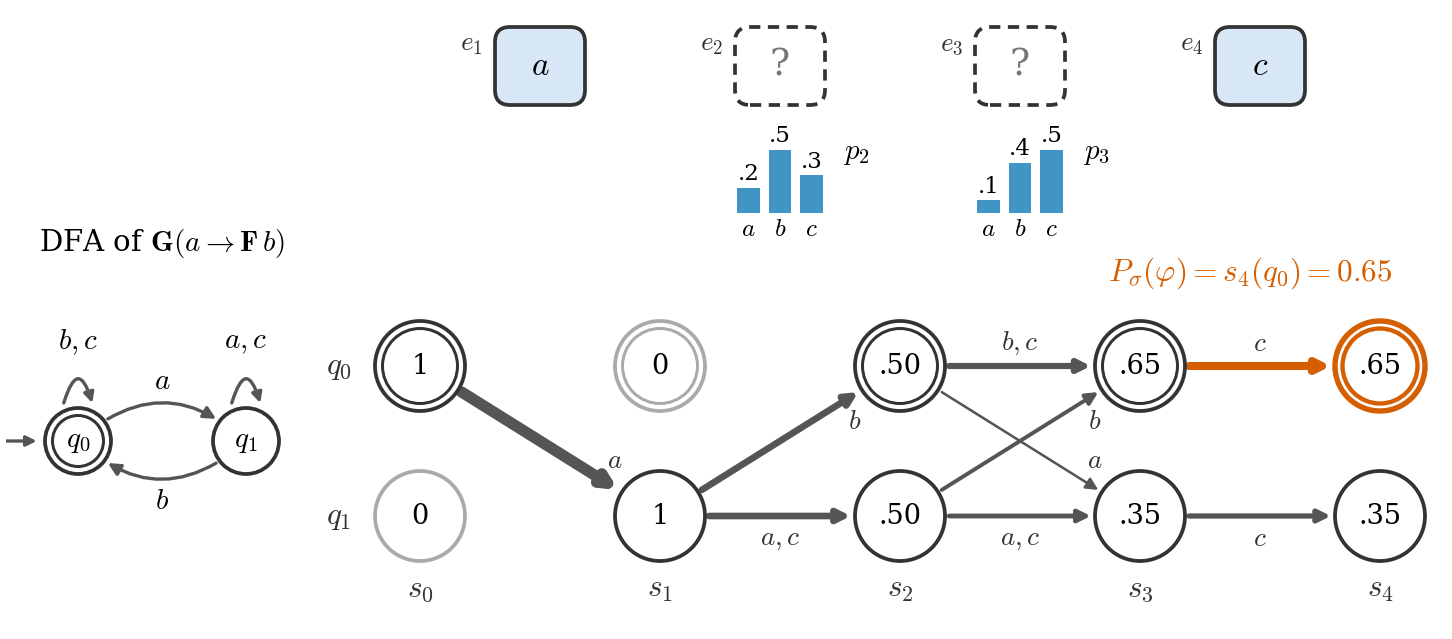

Generate this figure with Python:
"""DFA run on distributions (Eq. eq:dfa_run) for response(a,b) on the trace <a, ?, ?, c>.

A = {a, b, c}; DFA of response(a,b): q0 (accepting, no pending a), q1 (an a waits for a b);
a: q0 -> q1, b: q1 -> q0, other activities keep the state.
Predicted distributions of the missing events: p2 = (a .2, b .5, c .3), p3 = (a .1, b .4, c .5).
State distributions: s0 = (1, 0), s1 = (0, 1), s2 = (.5, .5), s3 = (.65, .35), s4 = (.65, .35)  ->  P = s4(q0) = 0.65
(brute force over the 9 completions gives the same value).
Drawn at text width (4.8 in, LNCS): include with width=\\linewidth.
Output: dfa_run.pdf (vector) and dfa_run.png (preview), next to this script.
"""
from pathlib import Path

import numpy as np
import matplotlib
matplotlib.use("Agg")
import matplotlib.pyplot as plt
from matplotlib.patches import Circle, FancyArrowPatch, FancyBboxPatch, Rectangle

plt.rcParams.update({"font.family": "serif", "mathtext.fontset": "cm", "font.size": 7.5})
OUT = Path(__file__).resolve().parent

ACTS = ["a", "b", "c"]
TRACE = ["a", None, None, "c"]                       # None = missing
P = [None, [.2, .5, .3], [.1, .4, .5], None]          # predicted distributions of the missing events
DELTA = {(0, "a"): 1, (0, "b"): 0, (0, "c"): 0, (1, "a"): 1, (1, "b"): 0, (1, "c"): 1}
ACC = [True, False]

# distributions p_i (one-hot for visible events) and state distributions s_i
dist = [dict(zip(ACTS, p)) if p is not None else {x: float(x == a) for x in ACTS} for a, p in zip(TRACE, P)]
S = [np.array([1.0, 0.0])]
flows = []                                            # per step: {(q, q'): (mass, [activities])}
for p in dist:
    f, s = {}, np.zeros(2)
    for q in (0, 1):
        for x in ACTS:
            m = S[-1][q] * p[x]
            if m > 0:
                k = (q, DELTA[(q, x)])
                mass, xs = f.get(k, (0.0, []))
                f[k] = (mass + m, xs + [x])
                s[DELTA[(q, x)]] += m
    flows.append(f)
    S.append(s)
assert abs(S[-1][0] - 0.65) < 1e-9

C_EDGE, C_ACC, C_HL = "#555555", "#0072B2", "#D55E00"   # Okabe-Ito
FILL_ACT = "#D7E7F5"
DASH = (0, (3, 2))
R, RD = 0.15, 0.11                                    # state radius in the run and in the DFA (inches)

Y_LO, Y_HI = -0.27, 1.82                              # vertical extent (inches): s_i labels to trace boxes
fig = plt.figure(figsize=(4.8, Y_HI - Y_LO))
ax = fig.add_axes([0, 0, 1, 1])
ax.set_xlim(0, 4.8)
ax.set_ylim(Y_LO, Y_HI)
ax.set_aspect("equal")
ax.axis("off")


def state(xc, yc, label, accepting, color="#333333", lw=0.9, fs=7.5, face="white", r=R):
    ax.add_patch(Circle((xc, yc), r, facecolor=face, edgecolor=color, lw=lw, zorder=3))
    if accepting:
        ax.add_patch(Circle((xc, yc), r - 0.025, facecolor="none", edgecolor=color, lw=lw * 0.8, zorder=4))
    ax.text(xc, yc, label, ha="center", va="center", fontsize=fs, zorder=5)


def arrow(p, q, rad=0.0, lw=0.9, color=C_EDGE, shrink=R * 72 + 1, style="-|>"):
    ax.add_patch(FancyArrowPatch(p, q, connectionstyle=f"arc3,rad={rad}", arrowstyle=style, mutation_scale=6,
                                 color=color, lw=lw, shrinkA=shrink, shrinkB=shrink, zorder=2))


# ---------------- left: the DFA of G(a -> F b) = response(a,b) (compact) ----------------
DX0, DX1, DY = 0.24, 0.80, 0.37
ax.text((DX0 + DX1) / 2, DY + 0.66, r"DFA of $\mathbf{G}(a \rightarrow \mathbf{F}\, b)$", ha="center", va="center", fontsize=7)
state(DX0, DY, "$q_0$", True, fs=7, r=RD)
state(DX1, DY, "$q_1$", False, fs=7, r=RD)
ax.add_patch(FancyArrowPatch((DX0 - RD - 0.17, DY), (DX0 - RD, DY), arrowstyle="-|>", mutation_scale=5,
                             color=C_EDGE, lw=0.8, zorder=2))
arrow((DX0, DY), (DX1, DY), rad=-0.45, lw=0.8, shrink=RD * 72 + 1)
arrow((DX1, DY), (DX0, DY), rad=-0.45, lw=0.8, shrink=RD * 72 + 1)
ax.text((DX0 + DX1) / 2, DY + 0.20, "$a$", ha="center", va="center", fontsize=7)
ax.text((DX0 + DX1) / 2, DY - 0.20, "$b$", ha="center", va="center", fontsize=7)
for xc, lab in ((DX0, "$b, c$"), (DX1, "$a, c$")):            # self-loops above each state
    ax.add_patch(FancyArrowPatch((xc - 0.055, DY + RD - 0.01), (xc + 0.055, DY + RD - 0.01),
                                 connectionstyle="arc3,rad=-1.9", arrowstyle="-|>", mutation_scale=5,
                                 color=C_EDGE, lw=0.8, zorder=2))
    ax.text(xc, DY + RD + 0.22, lab, ha="center", va="center", fontsize=7)

# ---------------- right: the run on distributions ----------------
X0, D = 1.38, 0.80                                   # x of s_0, spacing of the columns s_0..s_4
YQ = {0: 0.62, 1: 0.12}                              # y of the q0 and q1 rows
YT, BH, BW = 1.62, 0.26, 0.30                        # trace row: y, box height, box width
cx = [X0 + i * D for i in range(5)]

for q, lab in ((0, "$q_0$"), (1, "$q_1$")):
    ax.text(X0 - 0.27, YQ[q], lab, ha="center", va="center", color="#333333")
for i in range(5):
    ax.text(cx[i], YQ[1] - R - 0.09, f"$s_{i}$", ha="center", va="center", color="#333333")

for i, (a, p) in enumerate(zip(TRACE, P)):           # trace boxes between columns i and i+1
    xm = (cx[i] + cx[i + 1]) / 2
    miss = a is None
    ax.add_patch(FancyBboxPatch((xm - BW / 2, YT - BH / 2), BW, BH, boxstyle="round,pad=0,rounding_size=0.05",
                                facecolor="white" if miss else FILL_ACT, edgecolor="#333333",
                                linestyle=DASH if miss else "-", lw=0.9, zorder=3))
    ax.text(xm, YT, "?" if miss else f"${a}$", ha="center", va="center", fontsize=9 if miss else 8,
            color="#777777" if miss else "black", zorder=4)
    ax.text(xm - BW / 2 - 0.04, YT + BH / 2 - 0.01, f"$e_{i + 1}$", ha="right", va="top", fontsize=6.5,
            color="#333333")
    if miss:                                          # mini bar chart of p_i under the box
        base, hmax, bw = YT - BH / 2 - 0.36, 0.42, 0.075
        for j, (x, v) in enumerate(zip(ACTS, p)):
            xb = xm + (j - 1) * 0.105
            ax.add_patch(Rectangle((xb - bw / 2, base), bw, v * hmax, facecolor=C_ACC, alpha=0.75, lw=0))
            ax.text(xb, base - 0.055, f"${x}$", ha="center", va="center", fontsize=6)
            ax.text(xb, base + v * hmax + 0.045, f"{v:.1f}".lstrip("0"), ha="center", va="center", fontsize=5.5)
        ax.text(xm + 0.21, base + 0.20, f"$p_{i + 1}$", ha="left", va="center", fontsize=7)

for i, f in enumerate(flows):                         # probability mass moved at step i+1
    for (q, q2), (m, xs) in f.items():
        p0, p1 = (cx[i], YQ[q]), (cx[i + 1], YQ[q2])
        last = i == len(flows) - 1 and q2 == 0
        arrow(p0, p1, lw=0.5 + 2.2 * m, color=C_HL if last else C_EDGE)
        lab = f"${','.join(xs)}$"                     # activities moving the mass (mass = thickness, see the states)
        if q == q2:                                   # horizontal edges: label above (q0) or below (q1)
            xl, yl = (p0[0] + p1[0]) / 2, YQ[q] + (0.075 if q == 0 else -0.075)
        else:                                         # diagonal edges: label near the arrowhead, on its right side
            t = 0.75
            xl = p0[0] + t * (p1[0] - p0[0]) + 0.05
            yl = p0[1] + t * (p1[1] - p0[1]) + (0.06 if q == 0 else -0.06)
        ax.text(xl, yl, lab, ha="center", va="center", fontsize=6.5, color="#333333", zorder=6)

for i, s in enumerate(S):                             # state nodes with their probabilities
    for q in (0, 1):
        hl = i == len(S) - 1 and q == 0
        state(cx[i], YQ[q], f"{s[q]:.2f}".replace("0.", ".") if s[q] not in (0, 1) else f"{s[q]:.0f}",
              ACC[q], color=C_HL if hl else ("#333333" if s[q] > 0 else "#AAAAAA"), lw=1.3 if hl else 0.9,
              fs=6.5)

ax.text(cx[4] + 0.04, YQ[0] + R + 0.16, r"$P_\sigma(\varphi) = s_4(q_0) = 0.65$", ha="right", va="center",
        fontsize=7.5, color=C_HL)

fig.savefig(OUT / "dfa_run.pdf", bbox_inches="tight", pad_inches=0.02)
fig.savefig(OUT / "dfa_run.png", bbox_inches="tight", pad_inches=0.02, dpi=300)
print("states:", [s.round(3).tolist() for s in S])
print("saved", OUT / "dfa_run.pdf")
